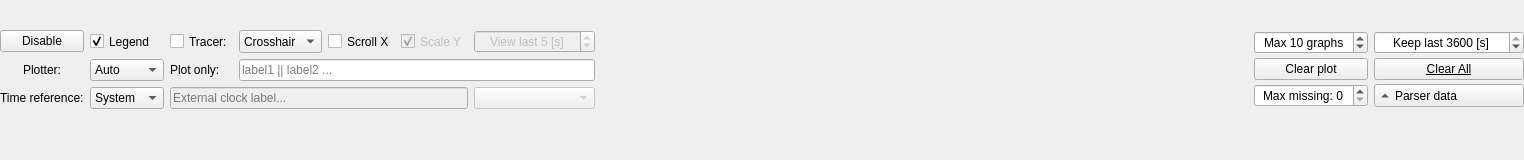
                  <widget class="QWidget" name="scrollAreaWidgetContents_4">
                   <property name="geometry">
                    <rect>
                     <x>0</x>
                     <y>0</y>
                     <width>1524</width>
                     <height>160</height>
                    </rect>
                   </property>
                   <layout class="QGridLayout" name="gridLayout_24">
                    <property name="leftMargin">
                     <number>0</number>
                    </property>
                    <property name="topMargin">
                     <number>0</number>
                    </property>
                    <property name="rightMargin">
                     <number>0</number>
                    </property>
                    <property name="bottomMargin">
                     <number>20</number>
                    </property>
                    <item row="0" column="0">
                     <layout class="QHBoxLayout" name="horizontalLayout_3">
                      <item>
                       <layout class="QGridLayout" name="gridLayout_18">
                        <item row="15" column="1">
                         <widget class="QComboBox" name="comboBoxClockSource">
                          <property name="sizePolicy">
                           <sizepolicy hsizetype="Minimum" vsizetype="Preferred">
                            <horstretch>0</horstretch>
                            <verstretch>0</verstretch>
                           </sizepolicy>
                          </property>
                          <property name="sizeAdjustPolicy">
                           <enum>QComboBox::AdjustToContentsOnFirstShow</enum>
                          </property>
                          <item>
                           <property name="text">
                            <string>System</string>
                           </property>
                          </item>
                          <item>
                           <property name="text">
                            <string>External</string>
                           </property>
                          </item>
                          <item>
                           <property name="text">
                            <string>None</string>
                           </property>
                          </item>
                         </widget>
                        </item>
                        <item row="15" column="0">
                         <widget class="QLabel" name="label_20">
                          <property name="text">
                           <string>Time reference:</string>
                          </property>
                         </widget>
                        </item>
                        <item row="15" column="2" colspan="4">
                         <widget class="QLineEdit" name="lineEditExternalClockLabel">
                          <property name="enabled">
                           <bool>false</bool>
                          </property>
                          <property name="sizePolicy">
                           <sizepolicy hsizetype="Preferred" vsizetype="Fixed">
                            <horstretch>0</horstretch>
                            <verstretch>0</verstretch>
                           </sizepolicy>
                          </property>
                          <property name="placeholderText">
                           <string>External clock label...</string>
                          </property>
                         </widget>
                        </item>
                        <item row="15" column="6" colspan="2">
                         <widget class="QComboBox" name="comboBoxExternalTimeFormat">
                          <property name="enabled">
                           <bool>false</bool>
                          </property>
                          <property name="sizeAdjustPolicy">
                           <enum>QComboBox::AdjustToContents</enum>
                          </property>
                         </widget>
                        </item>
                        <item row="12" column="0" rowspan="3">
                         <widget class="QLabel" name="label_10">
                          <property name="sizePolicy">
                           <sizepolicy hsizetype="Minimum" vsizetype="Minimum">
                            <horstretch>0</horstretch>
                            <verstretch>0</verstretch>
                           </sizepolicy>
                          </property>
                          <property name="text">
                           <string>Plotter:</string>
                          </property>
                          <property name="alignment">
                           <set>Qt::AlignCenter</set>
                          </property>
                         </widget>
                        </item>
                        <item row="12" column="1" rowspan="3">
                         <widget class="QComboBox" name="comboBoxGraphDisplayMode">
                          <property name="sizePolicy">
                           <sizepolicy hsizetype="Minimum" vsizetype="Maximum">
                            <horstretch>0</horstretch>
                            <verstretch>0</verstretch>
                           </sizepolicy>
                          </property>
                          <property name="whatsThis">
                           <string>&lt;html&gt;&lt;head/&gt;&lt;body&gt;&lt;p&gt;Chose which labels will be plotted on the graph.&lt;/p&gt;&lt;p&gt;- Auto - all labels as they go,&lt;/p&gt;&lt;p&gt;- Custom - labels defined by the user.&lt;/p&gt;&lt;/body&gt;&lt;/html&gt;</string>
                          </property>
                          <item>
                           <property name="text">
                            <string>Auto</string>
                           </property>
                          </item>
                          <item>
                           <property name="text">
                            <string>Include</string>
                           </property>
                          </item>
                          <item>
                           <property name="text">
                            <string>Exclude</string>
                           </property>
                          </item>
                         </widget>
                        </item>
                        <item row="12" column="2" rowspan="3">
                         <widget class="QLabel" name="labelParsingRules">
                          <property name="sizePolicy">
                           <sizepolicy hsizetype="Minimum" vsizetype="Minimum">
                            <horstretch>0</horstretch>
                            <verstretch>0</verstretch>
                           </sizepolicy>
                          </property>
                          <property name="text">
                           <string>Plot only:</string>
                          </property>
                         </widget>
                        </item>
                        <item row="12" column="3" rowspan="3" colspan="5">
                         <widget class="QLineEdit" name="lineEditCustomParsingRules">
                          <property name="enabled">
                           <bool>true</bool>
                          </property>
                          <property name="sizePolicy">
                           <sizepolicy hsizetype="Expanding" vsizetype="Minimum">
                            <horstretch>0</horstretch>
                            <verstretch>0</verstretch>
                           </sizepolicy>
                          </property>
                          <property name="minimumSize">
                           <size>
                            <width>0</width>
                            <height>0</height>
                           </size>
                          </property>
                          <property name="placeholderText">
                           <string>label1 || label2 ...</string>
                          </property>
                          <property name="clearButtonEnabled">
                           <bool>true</bool>
                          </property>
                         </widget>
                        </item>
                        <item row="8" column="5" rowspan="4">
                         <widget class="QCheckBox" name="checkBoxAutoRescaleY">
                          <property name="enabled">
                           <bool>false</bool>
                          </property>
                          <property name="sizePolicy">
                           <sizepolicy hsizetype="Preferred" vsizetype="Preferred">
                            <horstretch>0</horstretch>
                            <verstretch>0</verstretch>
                           </sizepolicy>
                          </property>
                          <property name="text">
                           <string>Scale Y</string>
                          </property>
                          <property name="shortcut">
                           <string>Alt+Y</string>
                          </property>
                          <property name="checked">
                           <bool>true</bool>
                          </property>
                         </widget>
                        </item>
                        <item row="8" column="2" rowspan="4">
                         <widget class="QCheckBox" name="checkBoxEnableTracer">
                          <property name="sizePolicy">
                           <sizepolicy hsizetype="Minimum" vsizetype="Minimum">
                            <horstretch>0</horstretch>
                            <verstretch>0</verstretch>
                           </sizepolicy>
                          </property>
                          <property name="text">
                           <string>Tracer:</string>
                          </property>
                          <property name="shortcut">
                           <string>Ctrl+T</string>
                          </property>
                          <property name="checked">
                           <bool>false</bool>
                          </property>
                         </widget>
                        </item>
                        <item row="8" column="6" rowspan="4" colspan="2">
                         <widget class="QSpinBox" name="spinBoxScrollingTimeRange">
                          <property name="enabled">
                           <bool>false</bool>
                          </property>
                          <property name="sizePolicy">
                           <sizepolicy hsizetype="Minimum" vsizetype="Preferred">
                            <horstretch>0</horstretch>
                            <verstretch>0</verstretch>
                           </sizepolicy>
                          </property>
                          <property name="alignment">
                           <set>Qt::AlignCenter</set>
                          </property>
                          <property name="suffix">
                           <string> [s]</string>
                          </property>
                          <property name="prefix">
                           <string>View last </string>
                          </property>
                          <property name="minimum">
                           <number>1</number>
                          </property>
                          <property name="maximum">
                           <number>3600</number>
                          </property>
                          <property name="singleStep">
                           <number>1</number>
                          </property>
                          <property name="value">
                           <number>5</number>
                          </property>
                         </widget>
                        </item>
                        <item row="8" column="4" rowspan="4">
                         <widget class="QCheckBox" name="checkBoxAutoTrack">
                          <property name="sizePolicy">
                           <sizepolicy hsizetype="Minimum" vsizetype="Minimum">
                            <horstretch>0</horstretch>
                            <verstretch>0</verstretch>
                           </sizepolicy>
                          </property>
                          <property name="text">
                           <string>Scroll X</string>
                          </property>
                          <property name="shortcut">
                           <string>Alt+X</string>
                          </property>
                          <property name="checked">
                           <bool>false</bool>
                          </property>
                         </widget>
                        </item>
                        <item row="8" column="3" rowspan="4">
                         <widget class="QComboBox" name="comboBoxTracerStyle">
                          <property name="sizePolicy">
                           <sizepolicy hsizetype="Minimum" vsizetype="Preferred">
                            <horstretch>0</horstretch>
                            <verstretch>0</verstretch>
                           </sizepolicy>
                          </property>
                          <item>
                           <property name="text">
                            <string>Crosshair</string>
                           </property>
                          </item>
                          <item>
                           <property name="text">
                            <string>Circle</string>
                           </property>
                          </item>
                         </widget>
                        </item>
                        <item row="8" column="1" rowspan="4">
                         <widget class="QCheckBox" name="checkBoxShowLegend">
                          <property name="sizePolicy">
                           <sizepolicy hsizetype="Minimum" vsizetype="Minimum">
                            <horstretch>0</horstretch>
                            <verstretch>0</verstretch>
                           </sizepolicy>
                          </property>
                          <property name="text">
                           <string>Legend</string>
                          </property>
                          <property name="checked">
                           <bool>true</bool>
                          </property>
                         </widget>
                        </item>
                        <item row="8" column="0" rowspan="4">
                         <widget class="QPushButton" name="pushButtonEnablePlot">
                          <property name="sizePolicy">
                           <sizepolicy hsizetype="Minimum" vsizetype="Maximum">
                            <horstretch>0</horstretch>
                            <verstretch>0</verstretch>
                           </sizepolicy>
                          </property>
                          <property name="text">
                           <string>Disable</string>
                          </property>
                          <property name="iconSize">
                           <size>
                            <width>15</width>
                            <height>15</height>
                           </size>
                          </property>
                          <property name="shortcut">
                           <string>Ctrl+P</string>
                          </property>
                          <property name="checkable">
                           <bool>true</bool>
                          </property>
                          <property name="checked">
                           <bool>false</bool>
                          </property>
                         </widget>
                        </item>
                       </layout>
                      </item>
                      <item>
                       <spacer name="horizontalSpacer_3">
                        <property name="orientation">
                         <enum>Qt::Horizontal</enum>
                        </property>
                        <property name="sizeHint" stdset="0">
                         <size>
                          <width>40</width>
                          <height>20</height>
                         </size>
                        </property>
                       </spacer>
                      </item>
                      <item>
                       <layout class="QGridLayout" name="gridLayout_19">
                        <property name="horizontalSpacing">
                         <number>6</number>
                        </property>
                        <property name="verticalSpacing">
                         <number>3</number>
                        </property>
                        <item row="2" column="2">
                         <widget class="QPushButton" name="pushButtonClearAll">
                          <property name="sizePolicy">
                           <sizepolicy hsizetype="Minimum" vsizetype="Minimum">
                            <horstretch>0</horstretch>
                            <verstretch>0</verstretch>
                           </sizepolicy>
                          </property>
                          <property name="font">
                           <font>
                            <weight>50</weight>
                            <italic>false</italic>
                            <bold>false</bold>
                            <underline>true</underline>
                            <strikeout>false</strikeout>
                           </font>
                          </property>
                          <property name="text">
                           <string>Clear All</string>
                          </property>
                         </widget>
                        </item>
                        <item row="2" column="1">
                         <widget class="QPushButton" name="pushButtonClearGraphs">
                          <property name="sizePolicy">
                           <sizepolicy hsizetype="Minimum" vsizetype="Maximum">
                            <horstretch>0</horstretch>
                            <verstretch>0</verstretch>
                           </sizepolicy>
                          </property>
                          <property name="text">
                           <string>Clear plot</string>
                          </property>
                         </widget>
                        </item>
                        <item row="4" column="2">
                         <widget class="QToolButton" name="toolButtonAdvancedGraphMenu">
                          <property name="sizePolicy">
                           <sizepolicy hsizetype="Maximum" vsizetype="Maximum">
                            <horstretch>0</horstretch>
                            <verstretch>0</verstretch>
                           </sizepolicy>
                          </property>
                          <property name="minimumSize">
                           <size>
                            <width>150</width>
                            <height>0</height>
                           </size>
                          </property>
                          <property name="text">
                           <string>Parser data</string>
                          </property>
                          <property name="toolButtonStyle">
                           <enum>Qt::ToolButtonTextBesideIcon</enum>
                          </property>
                          <property name="autoRaise">
                           <bool>false</bool>
                          </property>
                          <property name="arrowType">
                           <enum>Qt::UpArrow</enum>
                          </property>
                         </widget>
                        </item>
                        <item row="4" column="1">
                         <widget class="QSpinBox" name="spinBoxRemoveOldLabels">
                          <property name="sizePolicy">
                           <sizepolicy hsizetype="Minimum" vsizetype="Maximum">
                            <horstretch>0</horstretch>
                            <verstretch>0</verstretch>
                           </sizepolicy>
                          </property>
                          <property name="minimumSize">
                           <size>
                            <width>113</width>
                            <height>0</height>
                           </size>
                          </property>
                          <property name="whatsThis">
                           <string>&lt;html&gt;&lt;head/&gt;&lt;body&gt;&lt;p&gt;Sets the missing samples threshold value. If processed string doesnt contain new data for the already present graph &amp;lt;n&amp;gt; times in a row it is then this graph will be automatically deleted. This is useful when switching between diffrent steaming data sets or removing garbage data.&lt;/p&gt;&lt;/body&gt;&lt;/html&gt;</string>
                          </property>
                          <property name="alignment">
                           <set>Qt::AlignCenter</set>
                          </property>
                          <property name="suffix">
                           <string/>
                          </property>
                          <property name="prefix">
                           <string>Max missing: </string>
                          </property>
                          <property name="maximum">
                           <number>99</number>
                          </property>
                          <property name="singleStep">
                           <number>5</number>
                          </property>
                         </widget>
                        </item>
                        <item row="1" column="2">
                         <widget class="QSpinBox" name="spinBoxMaxTimeRange">
                          <property name="enabled">
                           <bool>true</bool>
                          </property>
                          <property name="sizePolicy">
                           <sizepolicy hsizetype="Minimum" vsizetype="Maximum">
                            <horstretch>0</horstretch>
                            <verstretch>0</verstretch>
                           </sizepolicy>
                          </property>
                          <property name="alignment">
                           <set>Qt::AlignCenter</set>
                          </property>
                          <property name="suffix">
                           <string> [s]</string>
                          </property>
                          <property name="prefix">
                           <string>Keep last </string>
                          </property>
                          <property name="minimum">
                           <number>0</number>
                          </property>
                          <property name="maximum">
                           <number>3600</number>
                          </property>
                          <property name="singleStep">
                           <number>10</number>
                          </property>
                          <property name="value">
                           <number>3600</number>
                          </property>
                         </widget>
                        </item>
                        <item row="1" column="1">
                         <widget class="QSpinBox" name="spinBoxMaxGraphs">
                          <property name="sizePolicy">
                           <sizepolicy hsizetype="Minimum" vsizetype="Maximum">
                            <horstretch>0</horstretch>
                            <verstretch>0</verstretch>
                           </sizepolicy>
                          </property>
                          <property name="minimumSize">
                           <size>
                            <width>0</width>
                            <height>0</height>
                           </size>
                          </property>
                          <property name="alignment">
                           <set>Qt::AlignCenter</set>
                          </property>
                          <property name="suffix">
                           <string> graphs</string>
                          </property>
                          <property name="prefix">
                           <string>Max </string>
                          </property>
                          <property name="minimum">
                           <number>1</number>
                          </property>
                          <property name="maximum">
                           <number>50</number>
                          </property>
                          <property name="value">
                           <number>10</number>
                          </property>
                         </widget>
                        </item>
                       </layout>
                      </item>
                     </layout>
                    </item>
                   </layout>
                  </widget>
